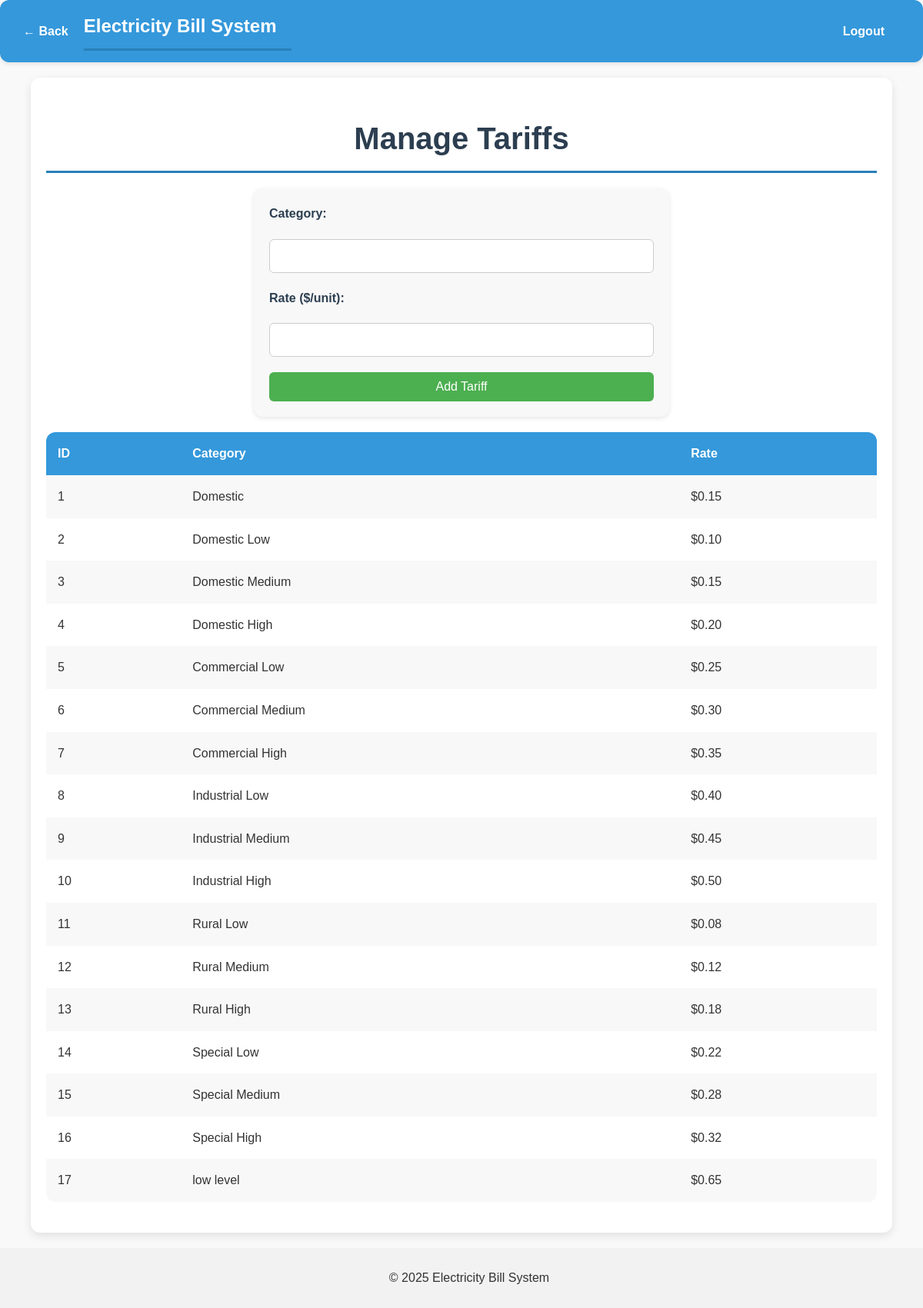
The page /admin/manage_tariffs.php (signed in) on the database its author committed.
### tables this page shows
CREATE TABLE `Tariff` (
  `tariff_id` int NOT NULL AUTO_INCREMENT,
  `category` varchar(50) NOT NULL,
  `rate` decimal(10,2) NOT NULL,
  PRIMARY KEY (`tariff_id`)
);

### admin/manage_tariffs.php (the view, shortened to what this page needs)
<?php
include('../includes/db_connection.php');
include('../includes/header.php');
$stmt = $conn->prepare("SELECT tariff_id, category, rate FROM Tariff");
$stmt->execute();
$result = $stmt->get_result();
?>
<div class="container">
    <h1>Manage Tariffs</h1>
    <form method="post" style="margin-bottom: 20px;">
        <label>Category:</label><input type="text" name="category" required>
        <label>Rate ($/unit):</label><input type="number" step="0.01" name="rate" required>
        <button type="submit" name="add_tariff" style="background: #4CAF50; color: white; border: none; padding: 10px;">Add Tariff</button>
    </form>
    <table>
        <tr><th>ID</th><th>Category</th><th>Rate</th></tr>
        <?php while ($row = $result->fetch_assoc()): ?>
            <tr>
                <td><?php echo $row['tariff_id']; ?></td>
                <td><?php echo $row['category']; ?></td>
                <td>$<?php echo $row['rate']; ?></td>
            </tr>
        <?php endwhile; ?>
    </table>
</div>
<link rel="stylesheet" href="../css/styles.css">
<?php include('../includes/footer.php'); ?>

### css/styles.css (style rules this page uses)
body { font-family: 'Poppins', sans-serif; background-color: #f9f9f9; color: #333; margin: 0; padding: 0; line-height: 1.6; }
.container { width: 90%; max-width: 1200px; margin: 20px auto; padding: 20px; background-color: #ffffff; box-shadow: 0 4px 12px rgba(0, 0, 0, 0.1); border-radius: 12px; }
h1, h2, h3 { color: #2c3e50; margin-bottom: 20px; }
h1 { font-size: 2.5rem; text-align: center; border-bottom: 3px solid #2980b9; padding-bottom: 10px; }
form { display: flex; flex-direction: column; gap: 20px; max-width: 500px; margin: 0 auto; padding: 20px; background-color: #f8f8f8; border-radius: 12px; box-shadow: 0 2px 6px rgba(0, 0, 0, 0.1); }
label { font-weight: bold; color: #2c3e50; }
input, textarea, select { padding: 12px; border: 1px solid #ccc; border-radius: 6px; font-size: 1rem; background-color: #fff; color: #333; transition: border-color 0.3s ease, box-shadow 0.3s ease; }
button { padding: 12px 25px; background-color: #3498db; color: #fff; border: none; border-radius: 6px; font-size: 1rem; cursor: pointer; transition: background-color 0.3s ease, transform 0.3s ease; }
table { width: 100%; border-collapse: collapse; margin-bottom: 20px; background-color: #ffffff; border-radius: 12px; overflow: hidden; }
th, td { padding: 15px; text-align: left; color: #333; }
th { background-color: #3498db; color: #fff; font-weight: bold; }
tr:nth-child(even) { background-color: #f8f8f8; }

### rows shown on the page
tariff: tariff_id "1", category "Domestic", rate "0.15"
tariff: tariff_id "2", category "Domestic Low", rate "0.10"
tariff: tariff_id "3", category "Domestic Medium", rate "0.15"
tariff: tariff_id "4", category "Domestic High", rate "0.20"
tariff: tariff_id "5", category "Commercial Low", rate "0.25"
tariff: tariff_id "6", category "Commercial Medium", rate "0.30"
tariff: tariff_id "7", category "Commercial High", rate "0.35"
tariff: tariff_id "8", category "Industrial Low", rate "0.40"
tariff: tariff_id "9", category "Industrial Medium", rate "0.45"
tariff: tariff_id "10", category "Industrial High", rate "0.50"
tariff: tariff_id "11", category "Rural Low", rate "0.08"
tariff: tariff_id "12", category "Rural Medium", rate "0.12"
tariff: tariff_id "13", category "Rural High", rate "0.18"
tariff: tariff_id "14", category "Special Low", rate "0.22"
tariff: tariff_id "15", category "Special Medium", rate "0.28"
tariff: tariff_id "16", category "Special High", rate "0.32"
tariff: tariff_id "17", category "low level", rate "0.65"
